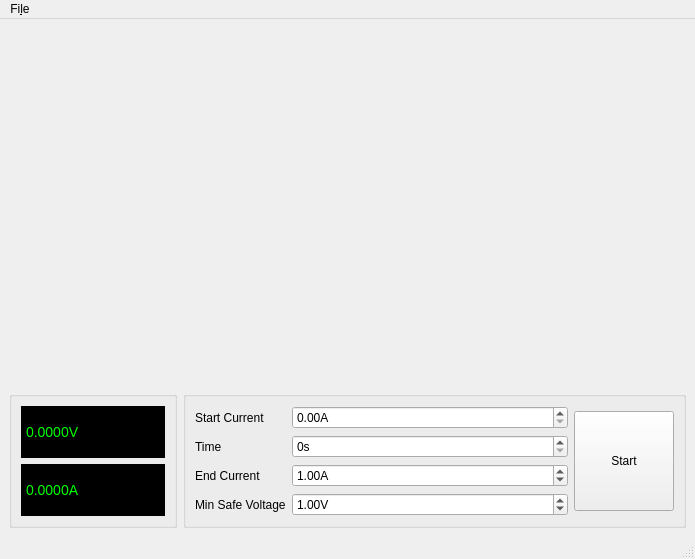
<?xml version="1.0" encoding="UTF-8"?>
<ui version="4.0">
 <class>MainWindow</class>
 <widget class="QMainWindow" name="MainWindow">
  <property name="geometry">
   <rect>
    <x>0</x>
    <y>0</y>
    <width>695</width>
    <height>559</height>
   </rect>
  </property>
  <property name="windowTitle">
   <string>MainWindow</string>
  </property>
  <widget class="QWidget" name="centralwidget">
   <layout class="QGridLayout" name="gridLayout_3">
    <item row="0" column="0" colspan="2">
     <widget class="QxtLineChart" name="chart" native="true">
      <property name="sizePolicy">
       <sizepolicy hsizetype="MinimumExpanding" vsizetype="MinimumExpanding">
        <horstretch>0</horstretch>
        <verstretch>0</verstretch>
       </sizepolicy>
      </property>
     </widget>
    </item>
    <item row="1" column="0">
     <widget class="QGroupBox" name="groupBox">
      <property name="sizePolicy">
       <sizepolicy hsizetype="Preferred" vsizetype="Preferred">
        <horstretch>1</horstretch>
        <verstretch>0</verstretch>
       </sizepolicy>
      </property>
      <property name="title">
       <string/>
      </property>
      <layout class="QGridLayout" name="gridLayout_2">
       <item row="0" column="0">
        <widget class="QLabel" name="display_volt">
         <property name="styleSheet">
          <string notr="true">font-family: 'monospace';
background: #000 ;
color: #0f0;
padding:2px;
font-size:14px;</string>
         </property>
         <property name="text">
          <string>0.0000V</string>
         </property>
        </widget>
       </item>
       <item row="1" column="0">
        <widget class="QLabel" name="display_amp">
         <property name="styleSheet">
          <string notr="true">font-family: 'monospace';
background: #000 ;
color: #0f0;
padding:2px;
font-size:14px;</string>
         </property>
         <property name="text">
          <string>0.0000A</string>
         </property>
        </widget>
       </item>
      </layout>
     </widget>
    </item>
    <item row="1" column="1">
     <widget class="QGroupBox" name="groupBox_2">
      <property name="sizePolicy">
       <sizepolicy hsizetype="Preferred" vsizetype="Preferred">
        <horstretch>3</horstretch>
        <verstretch>0</verstretch>
       </sizepolicy>
      </property>
      <property name="title">
       <string/>
      </property>
      <layout class="QGridLayout" name="gridLayout">
       <item row="0" column="0">
        <layout class="QFormLayout" name="formLayout">
         <item row="0" column="0">
          <widget class="QLabel" name="label_3">
           <property name="text">
            <string>Start Current</string>
           </property>
          </widget>
         </item>
         <item row="0" column="1">
          <widget class="QDoubleSpinBox" name="input_current_start">
           <property name="suffix">
            <string>A</string>
           </property>
          </widget>
         </item>
         <item row="1" column="0">
          <widget class="QLabel" name="label_4">
           <property name="text">
            <string>Time</string>
           </property>
          </widget>
         </item>
         <item row="1" column="1">
          <widget class="QSpinBox" name="input_time">
           <property name="suffix">
            <string>s</string>
           </property>
          </widget>
         </item>
         <item row="2" column="0">
          <widget class="QLabel" name="label_6">
           <property name="text">
            <string>End Current</string>
           </property>
          </widget>
         </item>
         <item row="2" column="1">
          <widget class="QDoubleSpinBox" name="input_current_end">
           <property name="suffix">
            <string>A</string>
           </property>
           <property name="value">
            <double>1.000000000000000</double>
           </property>
          </widget>
         </item>
         <item row="3" column="0">
          <widget class="QLabel" name="label">
           <property name="text">
            <string>Min Safe Voltage</string>
           </property>
          </widget>
         </item>
         <item row="3" column="1">
          <widget class="QDoubleSpinBox" name="input_safe_voltage">
           <property name="suffix">
            <string>V</string>
           </property>
           <property name="value">
            <double>1.000000000000000</double>
           </property>
          </widget>
         </item>
        </layout>
       </item>
       <item row="0" column="1">
        <widget class="QPushButton" name="pushButton">
         <property name="sizePolicy">
          <sizepolicy hsizetype="Fixed" vsizetype="Fixed">
           <horstretch>0</horstretch>
           <verstretch>0</verstretch>
          </sizepolicy>
         </property>
         <property name="minimumSize">
          <size>
           <width>100</width>
           <height>100</height>
          </size>
         </property>
         <property name="maximumSize">
          <size>
           <width>100</width>
           <height>100</height>
          </size>
         </property>
         <property name="text">
          <string>Start</string>
         </property>
        </widget>
       </item>
      </layout>
     </widget>
    </item>
   </layout>
  </widget>
  <widget class="QMenuBar" name="menubar">
   <property name="geometry">
    <rect>
     <x>0</x>
     <y>0</y>
     <width>695</width>
     <height>19</height>
    </rect>
   </property>
   <widget class="QMenu" name="menuFile">
    <property name="title">
     <string>Fi&amp;le</string>
    </property>
    <addaction name="actionSaveCSV"/>
   </widget>
   <addaction name="menuFile"/>
  </widget>
  <widget class="QStatusBar" name="statusbar"/>
  <action name="actionSaveCSV">
   <property name="text">
    <string>Save CSV</string>
   </property>
  </action>
 </widget>
 <customwidgets>
  <customwidget>
   <class>QxtLineChart</class>
   <extends>QWidget</extends>
   <header>qxtlinechart.h</header>
   <container>1</container>
  </customwidget>
 </customwidgets>
 <resources/>
 <connections/>
</ui>
